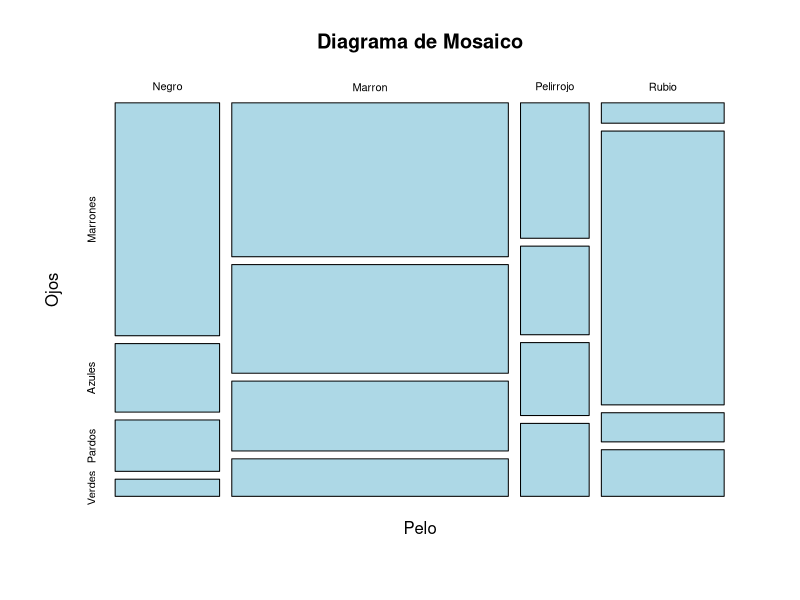
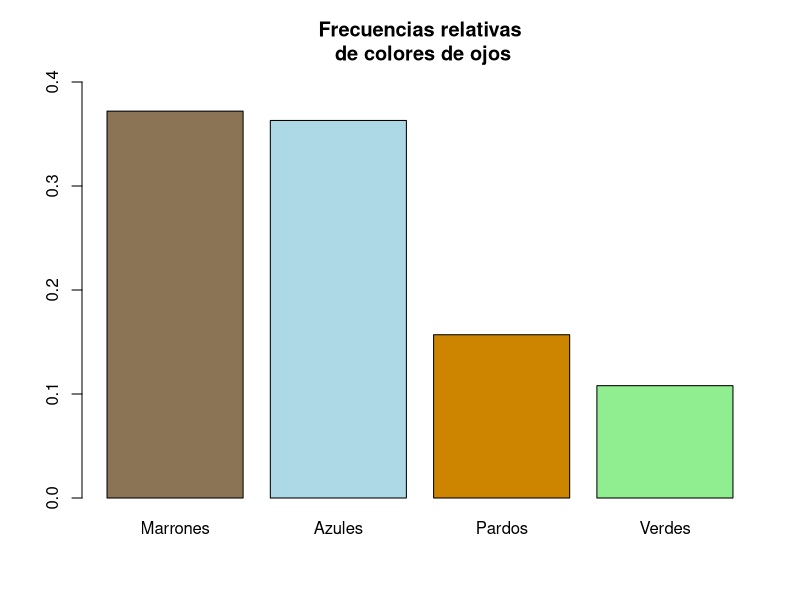
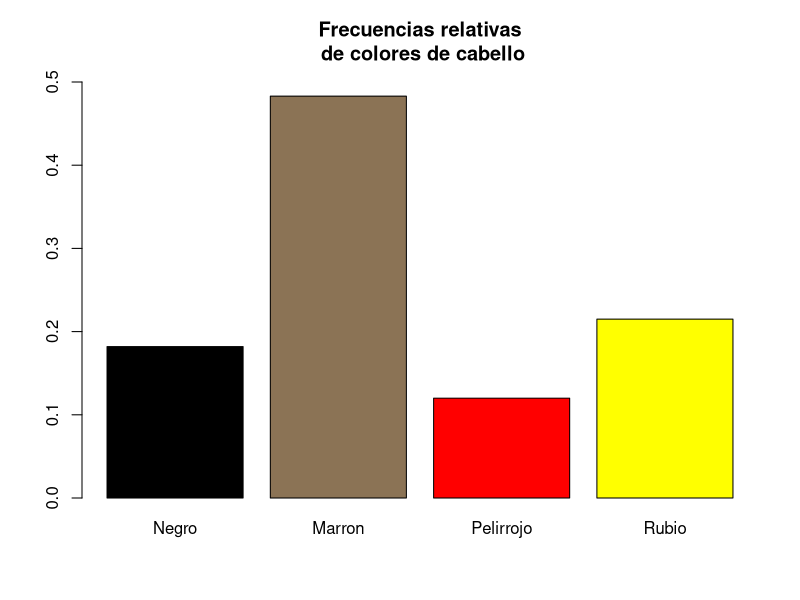
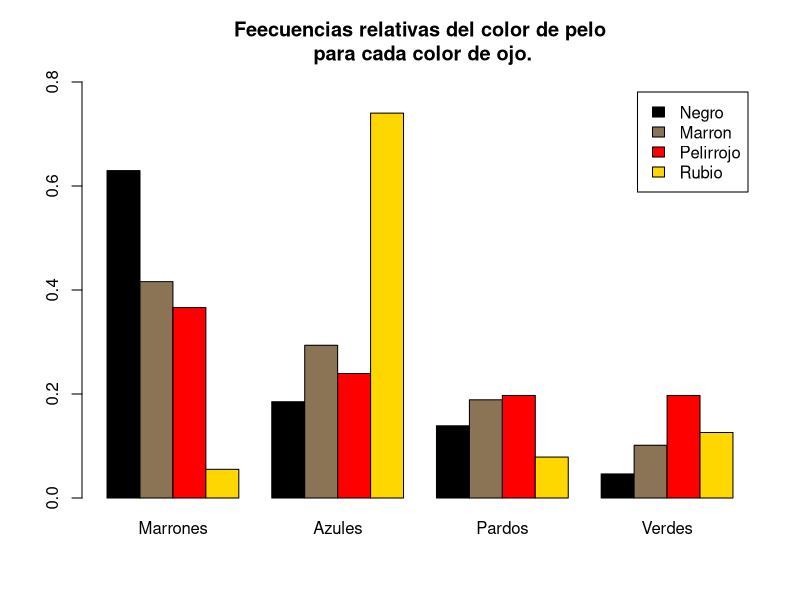
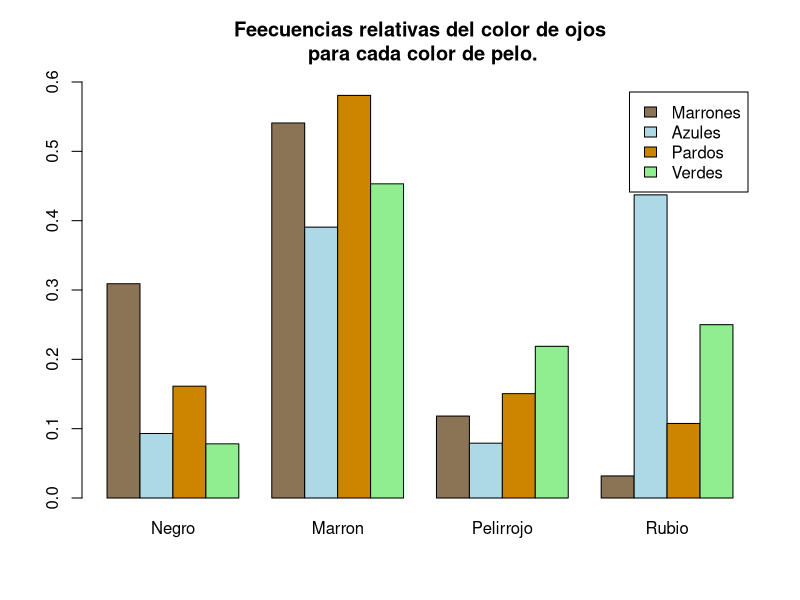

The R script that drew these images, in order:
## ---- chunk 1
HairEyeColor
str(HairEyeColor)
ftable(HairEyeColor)
male <- HairEyeColor[, ,"Male"]
female <- HairEyeColor[, ,"Female"]
data <- as.table(male+female)
data
str(data)
## ---- chunk 2
dimnames(data) = list(
  Pelo = c("Negro", "Marron", "Pelirrojo", "Rubio"),
  Ojos = c("Marrones", "Azules", "Pardos", "Verdes")
)
data
## ---- chunk 3
plot(data, col = c("lightblue"), main = "Diagrama de Mosaico")
## ---- chunk 4
sum(data)
## ---- chunk 5
colSums(data) # Absoluta 
rowSums(data) # Absoluta
round(prop.table(colSums(data)),3) # Relativa
round(prop.table(rowSums(data)),3) # Relativa
## ---- chunk 6
barplot(round(prop.table(colSums(data)),3), ylim = c(0, 0.4),
        col = c("burlywood4", "lightblue","orange3","lightgreen"), 
        main = "Frecuencias relativas\n de colores de ojos"
        )
barplot(round(prop.table(rowSums(data)),3), ylim = c(0, 0.5),
        col = c("black", "burlywood4","red","yellow"), 
        main = "Frecuencias relativas\n de colores de cabello"
        )
## ---- chunk 7
round(prop.table(data), 3)
round(prop.table(data, margin = 1), 3) # Porcentaje de color cabello en cada tipo de ojo
round(prop.table(data, margin = 2), 3) # Porcentaje de color ojo en cada tipo de pelo
## ---- chunk 8
barplot(prop.table(data, margin = 1), beside = TRUE,
        legend.text = TRUE, ylim = c(0, 0.8),
        col = c("black", "burlywood4", "red", "gold"),
        main = "Feecuencias relativas del color de pelo\n para cada color de ojo."
        )

barplot(t(prop.table(data, margin = 2)), beside = TRUE,
        legend.text = TRUE, ylim = c(0, 0.6),
        col = c("burlywood4", "lightblue","orange3","lightgreen"),
        main = "Feecuencias relativas del color de ojos\n para cada color de pelo."
        )
# Hay que hacer la traspuesta porque sino sale girada al ser la 2 respecto de la 1
